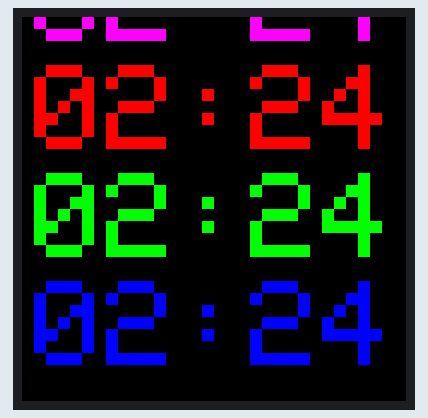
This sketch was run on a simulated ESP32. Parts: 64×64 colour display. WiFi joins after 1.5 s; servers stay silent unless stated; network time is answered at once with the bench clock; the local clock reads 2024-03-15 10:24:30 at power-on unless the sketch sets it; what the sketch prints to the serial monitor is not drawn.

Above: at 2.08 s.
At 6.74 s:
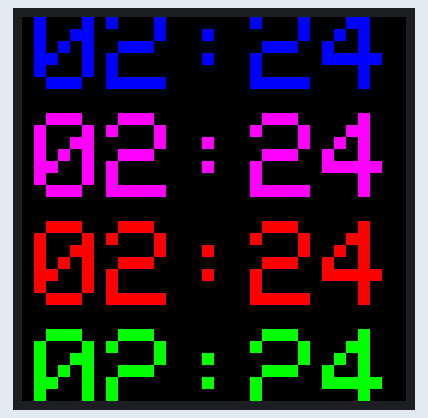
At 11.5 s:
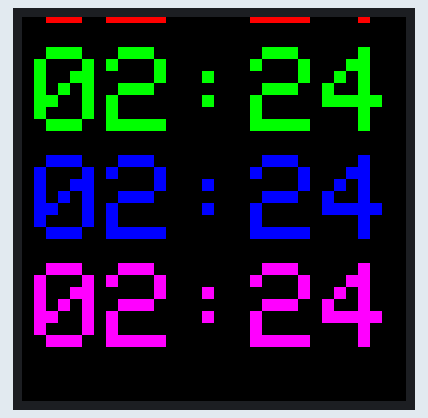
At 20.92 s:
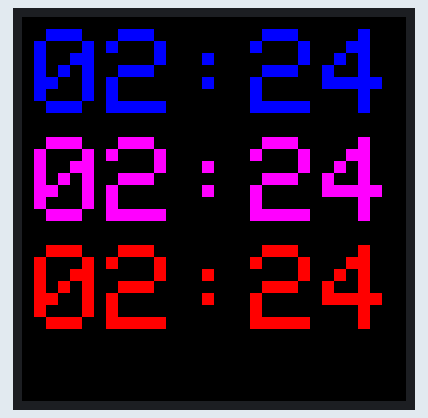
At 30.34 s:
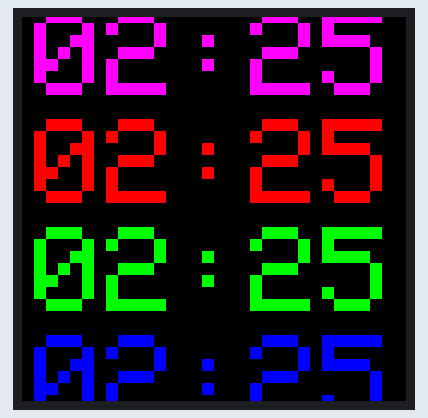
At 39.86 s:
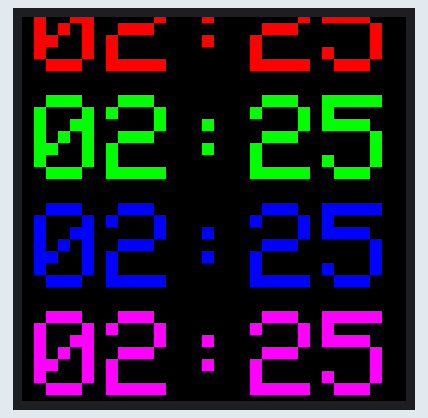

The sketch:

scroller.ino
```cpp
#include <ESP32-HUB75-MatrixPanel-I2S-DMA.h>
#include <WiFi.h>
#include <NTPClient.h>
#include <WiFiUdp.h>

const uint16_t PANEL_RES_X = 64;
const uint16_t PANEL_RES_Y = 64;
const uint16_t PANEL_CHAIN = 1;

const char* ssid = "NETGEAR04";
const char* password = "password";

WiFiUDP ntpUDP;
NTPClient timeClient(ntpUDP, "pool.ntp.org", 1 * 60 * 60, 60000);

MatrixPanel_I2S_DMA *dma_display = nullptr;

void setup() {
  Serial.begin(9600);

  // Connect to WiFi
  WiFi.begin(ssid, password);
  while (WiFi.status() != WL_CONNECTED) {
    delay(1000);
    Serial.println("Connecting to WiFi...");
  }
  Serial.println("Connected to WiFi.");

  // Set up NTP client to get time from the internet
  timeClient.begin();

  HUB75_I2S_CFG mxconfig(
    PANEL_RES_X,
    PANEL_RES_Y,
    PANEL_CHAIN
  );
  mxconfig.gpio.e = 18;
  mxconfig.clkphase = false;

  dma_display = new MatrixPanel_I2S_DMA(mxconfig);
  dma_display->begin();
}

int16_t scrollY = PANEL_RES_Y;

void loop() {
  timeClient.update(); // Update the time from the internet
  int currentHour = (timeClient.getHours() + 24 - 8) % 12; // Convert UTC to Pacific Standard Time
  int currentMinute = timeClient.getMinutes();

  // Clear the display
  dma_display->fillScreen(0);

  // Define clock colors
  uint16_t colors[] = {
    dma_display->color565(255, 0, 0),
    dma_display->color565(0, 255, 0),
    dma_display->color565(0, 0, 255),
    dma_display->color565(255, 0, 255)
  };

  // Draw the digital clock displays
  dma_display->setTextSize(2);
  for (int i = 0; i < 4; i++) {
    int clockIndex = (i + (scrollY / 18)) % 4;
    int yOffset = i * 18 - (scrollY % 18);
    dma_display->setTextColor(colors[clockIndex]);
    dma_display->setCursor(PANEL_RES_X / 2 - 30, yOffset);
    dma_display->printf("%02d:%02d", currentHour, currentMinute);
  }

  // Update the scroll position
  scrollY += 1;
  if (scrollY >= 4 * 18) {
    scrollY = 0;
  }

  // Refresh the display
  dma_display->flipDMABuffer();
  delay(100);
}
```
